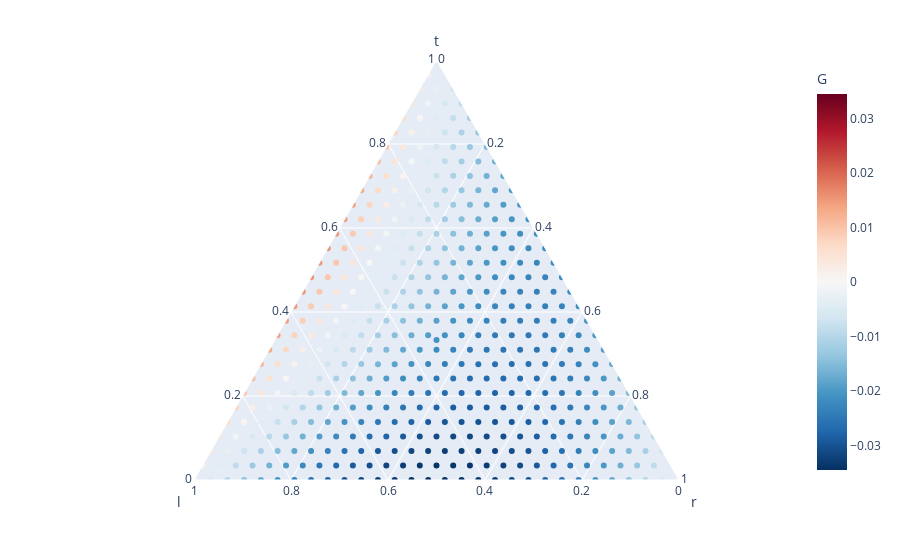

Source (notebook cell):
### Code cell
import pandas as pd
df = pd.DataFrame({'t': t, 'l': l, 'r': r, 'G': G_sub})
px.scatter_ternary(df, a='t', b='l', c='r', color='G', color_continuous_scale='rdbu_r',
				   color_continuous_midpoint=0)

### Figure 1 — Plotly figure (JSON) as saved in the notebook; plotly's stock layout.template omitted (floating-point values rounded to 4 significant figures; data arrays with more than 128 entries replaced by an {"elided": "..."} marker saying what was removed)
{"data": [{"a": {"elided": "466 float values"}, "b": {"elided": "466 float values"}, "c": {"elided": "466 float values"}, "hovertemplate": "t=%{a}<br>l=%{b}<br>r=%{c}<br>G=%{marker.color}<extra></extra>", "legendgroup": "", "marker": {"color": {"elided": "466 float values"}, "coloraxis": "coloraxis", "symbol": "circle"}, "mode": "markers", "name": "", "showlegend": false, "subplot": "ternary", "type": "scatterternary"}], "layout": {"ternary": {"domain": {"x": [0.0, 1.0], "y": [0.0, 1.0]}, "aaxis": {"title": {"text": "t"}}, "baxis": {"title": {"text": "l"}}, "caxis": {"title": {"text": "r"}}}, "coloraxis": {"colorbar": {"title": {"text": "G"}}, "colorscale": [[0.0, "rgb(5,48,97)"], [0.1, "rgb(33,102,172)"], [0.2, "rgb(67,147,195)"], [0.3, "rgb(146,197,222)"], [0.4, "rgb(209,229,240)"], [0.5, "rgb(247,247,247)"], [0.6, "rgb(253,219,199)"], [0.7, "rgb(244,165,130)"], [0.8, "rgb(214,96,77)"], [0.9, "rgb(178,24,43)"], [1.0, "rgb(103,0,31)"]], "cmid": 0}, "legend": {"tracegroupgap": 0}, "margin": {"t": 60}}}
